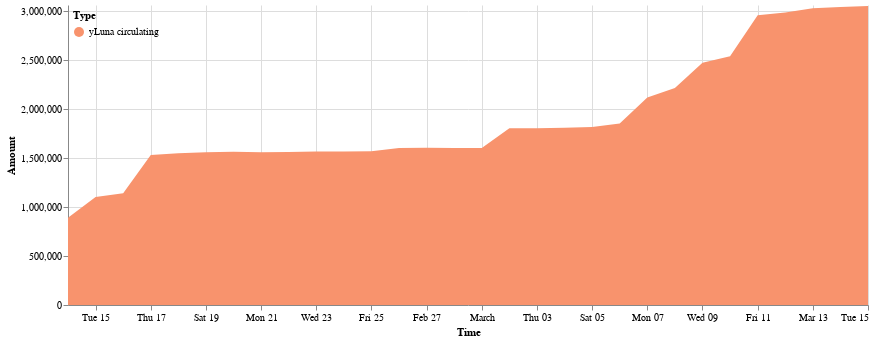

The notebook cell this image was saved under:
### Code cell
cp = ChartProvider()
domain = ['yLuna circulating']
range_ = ['#f8936d']
cp.get_yluna_time_area_chart(daily_delta_rf, 
               alt.Scale(domain=domain, range=range_),
               min_date = daily_delta_rf.Time.min(),
               max_date = daily_delta_rf.Time.max(),
               top_padding = 10000
        ).properties(width=800).configure_view(strokeOpacity=0)

### Figure 1 — Vega-Lite specification as saved in the notebook (floating-point values rounded to 4 significant figures)
{"config": {"view": {"continuousWidth": 400, "continuousHeight": 300, "strokeOpacity": 0}}, "data": {"name": "data-a0f706fae8e6e2b4f66705d12a302ecd"}, "mark": "area", "encoding": {"color": {"field": "Type", "legend": {"direction": "vertical", "legendY": 0, "orient": "none", "padding": 5}, "scale": {"domain": ["yLuna circulating"], "range": ["#f8936d"]}, "type": "nominal"}, "tooltip": [{"field": "Time", "format": "%Y-%m-%d", "type": "temporal"}, {"field": "Type", "type": "nominal"}, {"field": "Amount (millions)", "type": "nominal"}], "x": {"field": "Time", "scale": {"domain": ["2022-02-14", "2022-03-15"]}, "type": "temporal"}, "y": {"field": "Amount", "scale": {"domain": [0, 3064000.0]}, "type": "quantitative"}}, "width": 800, "$schema": "https://vega.github.io/schema/vega-lite/v4.17.0.json", "datasets": {"data-a0f706fae8e6e2b4f66705d12a302ecd": [{"Time": "2022-02-14", "Amount signed": 890600.0, "Amount": 890600.0, "Type": "yLuna circulating", "Amount (millions)": "0.89M"}, {"Time": "2022-02-15", "Amount signed": 213600.0, "Amount": 1104000.0, "Type": "yLuna circulating", "Amount (millions)": "1.1M"}, {"Time": "2022-02-16", "Amount signed": 36280.0, "Amount": 1141000.0, "Type": "yLuna circulating", "Amount (millions)": "1.14M"}, {"Time": "2022-02-17", "Amount signed": 390600.0, "Amount": 1531000.0, "Type": "yLuna circulating", "Amount (millions)": "1.53M"}, {"Time": "2022-02-18", "Amount signed": 19640.0, "Amount": 1551000.0, "Type": "yLuna circulating", "Amount (millions)": "1.55M"}, {"Time": "2022-02-19", "Amount signed": 9064.0, "Amount": 1560000.0, "Type": "yLuna circulating", "Amount (millions)": "1.56M"}, {"Time": "2022-02-20", "Amount signed": 5244.0, "Amount": 1565000.0, "Type": "yLuna circulating", "Amount (millions)": "1.57M"}, {"Time": "2022-02-21", "Amount signed": -5322.0, "Amount": 1560000.0, "Type": "yLuna circulating", "Amount (millions)": "1.56M"}, {"Time": "2022-02-22", "Amount signed": 2106.0, "Amount": 1562000.0, "Type": "yLuna circulating", "Amount (millions)": "1.56M"}, {"Time": "2022-02-23", "Amount signed": 4917.0, "Amount": 1567000.0, "Type": "yLuna circulating", "Amount (millions)": "1.57M"}, {"Time": "2022-02-24", "Amount signed": 59.87, "Amount": 1567000.0, "Type": "yLuna circulating", "Amount (millions)": "1.57M"}, {"Time": "2022-02-25", "Amount signed": 4428.0, "Amount": 1571000.0, "Type": "yLuna circulating", "Amount (millions)": "1.57M"}, {"Time": "2022-02-26", "Amount signed": 32790.0, "Amount": 1604000.0, "Type": "yLuna circulating", "Amount (millions)": "1.6M"}, {"Time": "2022-02-27", "Amount signed": 862.6, "Amount": 1605000.0, "Type": "yLuna circulating", "Amount (millions)": "1.6M"}, {"Time": "2022-02-28", "Amount signed": -740.1, "Amount": 1604000.0, "Type": "yLuna circulating", "Amount (millions)": "1.6M"}, {"Time": "2022-03-01", "Amount signed": -406.1, "Amount": 1604000.0, "Type": "yLuna circulating", "Amount (millions)": "1.6M"}, {"Time": "2022-03-02", "Amount signed": 201300.0, "Amount": 1805000.0, "Type": "yLuna circulating", "Amount (millions)": "1.81M"}, {"Time": "2022-03-03", "Amount signed": 1108.0, "Amount": 1806000.0, "Type": "yLuna circulating", "Amount (millions)": "1.81M"}, {"Time": "2022-03-04", "Amount signed": 2958.0, "Amount": 1809000.0, "Type": "yLuna circulating", "Amount (millions)": "1.81M"}, {"Time": "2022-03-05", "Amount signed": 8203.0, "Amount": 1817000.0, "Type": "yLuna circulating", "Amount (millions)": "1.82M"}, {"Time": "2022-03-06", "Amount signed": 35120.0, "Amount": 1852000.0, "Type": "yLuna circulating", "Amount (millions)": "1.85M"}, {"Time": "2022-03-07", "Amount signed": 267300.0, "Amount": 2120000.0, "Type": "yLuna circulating", "Amount (millions)": "2.12M"}, {"Time": "2022-03-08", "Amount signed": 97090.0, "Amount": 2217000.0, "Type": "yLuna circulating", "Amount (millions)": "2.22M"}, {"Time": "2022-03-09", "Amount signed": 257800.0, "Amount": 2475000.0, "Type": "yLuna circulating", "Amount (millions)": "2.47M"}, {"Time": "2022-03-10", "Amount signed": 65280.0, "Amount": 2540000.0, "Type": "yLuna circulating", "Amount (millions)": "2.54M"}, {"Time": "2022-03-11", "Amount signed": 418900.0, "Amount": 2959000.0, "Type": "yLuna circulating", "Amount (millions)": "2.96M"}, {"Time": "2022-03-12", "Amount signed": 29130.0, "Amount": 2988000.0, "Type": "yLuna circulating", "Amount (millions)": "2.99M"}, {"Time": "2022-03-13", "Amount signed": 43900.0, "Amount": 3032000.0, "Type": "yLuna circulating", "Amount (millions)": "3.03M"}, {"Time": "2022-03-14", "Amount signed": 12140.0, "Amount": 3044000.0, "Type": "yLuna circulating", "Amount (millions)": "3.04M"}, {"Time": "2022-03-15", "Amount signed": 9950.0, "Amount": 3054000.0, "Type": "yLuna circulating", "Amount (millions)": "3.05M"}]}}
